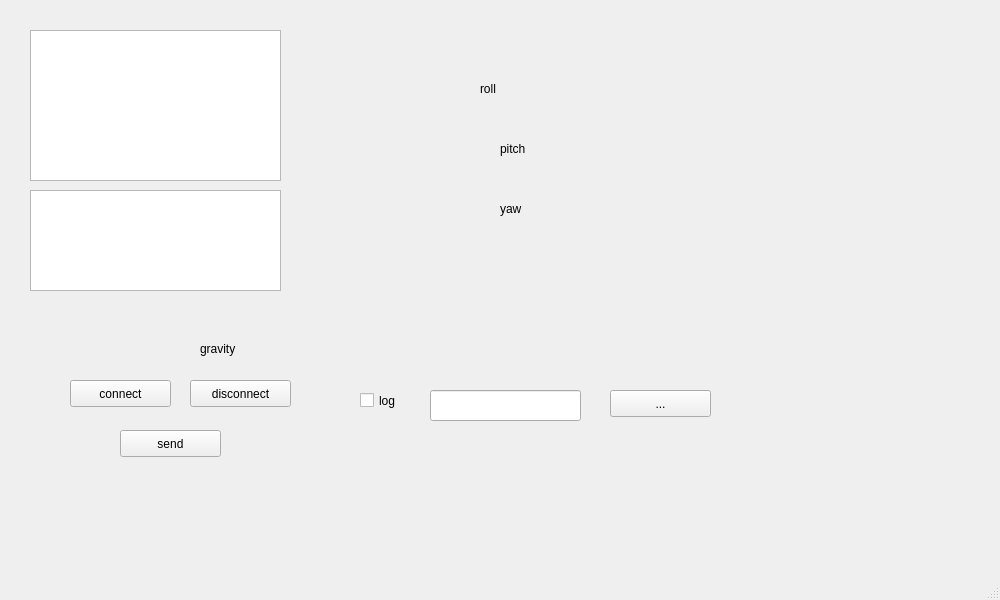
<?xml version="1.0" encoding="UTF-8"?>
<ui version="4.0">
 <class>MainWindow</class>
 <widget class="QMainWindow" name="MainWindow">
  <property name="geometry">
   <rect>
    <x>0</x>
    <y>0</y>
    <width>1000</width>
    <height>600</height>
   </rect>
  </property>
  <property name="sizePolicy">
   <sizepolicy hsizetype="Preferred" vsizetype="Preferred">
    <horstretch>0</horstretch>
    <verstretch>0</verstretch>
   </sizepolicy>
  </property>
  <property name="windowTitle">
   <string>MainWindow</string>
  </property>
  <widget class="QWidget" name="centralwidget">
   <widget class="QTextEdit" name="m_sendEdit">
    <property name="geometry">
     <rect>
      <x>30</x>
      <y>190</y>
      <width>251</width>
      <height>101</height>
     </rect>
    </property>
   </widget>
   <widget class="QLabel" name="Label_gravity">
    <property name="geometry">
     <rect>
      <x>70</x>
      <y>330</y>
      <width>101</width>
      <height>31</height>
     </rect>
    </property>
    <property name="text">
     <string/>
    </property>
   </widget>
   <widget class="QLabel" name="label">
    <property name="geometry">
     <rect>
      <x>200</x>
      <y>340</y>
      <width>69</width>
      <height>17</height>
     </rect>
    </property>
    <property name="text">
     <string>gravity</string>
    </property>
   </widget>
   <widget class="QLabel" name="Label_roll">
    <property name="geometry">
     <rect>
      <x>350</x>
      <y>70</y>
      <width>101</width>
      <height>31</height>
     </rect>
    </property>
    <property name="text">
     <string/>
    </property>
   </widget>
   <widget class="QLabel" name="label_2">
    <property name="geometry">
     <rect>
      <x>480</x>
      <y>80</y>
      <width>69</width>
      <height>17</height>
     </rect>
    </property>
    <property name="text">
     <string>roll</string>
    </property>
   </widget>
   <widget class="QLabel" name="Label_pitch">
    <property name="geometry">
     <rect>
      <x>350</x>
      <y>130</y>
      <width>101</width>
      <height>31</height>
     </rect>
    </property>
    <property name="text">
     <string/>
    </property>
   </widget>
   <widget class="QLabel" name="label_3">
    <property name="geometry">
     <rect>
      <x>500</x>
      <y>140</y>
      <width>69</width>
      <height>17</height>
     </rect>
    </property>
    <property name="text">
     <string>pitch</string>
    </property>
   </widget>
   <widget class="QLabel" name="Label_yaw">
    <property name="geometry">
     <rect>
      <x>350</x>
      <y>190</y>
      <width>101</width>
      <height>31</height>
     </rect>
    </property>
    <property name="text">
     <string/>
    </property>
   </widget>
   <widget class="QLabel" name="label_4">
    <property name="geometry">
     <rect>
      <x>500</x>
      <y>200</y>
      <width>69</width>
      <height>17</height>
     </rect>
    </property>
    <property name="text">
     <string>yaw</string>
    </property>
   </widget>
   <widget class="QPushButton" name="m_connectButton">
    <property name="geometry">
     <rect>
      <x>70</x>
      <y>380</y>
      <width>101</width>
      <height>27</height>
     </rect>
    </property>
    <property name="text">
     <string>connect</string>
    </property>
   </widget>
   <widget class="QPushButton" name="m_disconnectButton">
    <property name="geometry">
     <rect>
      <x>190</x>
      <y>380</y>
      <width>101</width>
      <height>27</height>
     </rect>
    </property>
    <property name="text">
     <string>disconnect</string>
    </property>
   </widget>
   <widget class="QPushButton" name="m_sendButton">
    <property name="geometry">
     <rect>
      <x>120</x>
      <y>430</y>
      <width>101</width>
      <height>27</height>
     </rect>
    </property>
    <property name="text">
     <string>send</string>
    </property>
   </widget>
   <widget class="QCheckBox" name="m_enableLoggingCb">
    <property name="geometry">
     <rect>
      <x>360</x>
      <y>390</y>
      <width>61</width>
      <height>21</height>
     </rect>
    </property>
    <property name="toolTip">
     <string extracomment="Enable logging the data to a file."/>
    </property>
    <property name="text">
     <string>log</string>
    </property>
   </widget>
   <widget class="QLineEdit" name="m_logFileLe">
    <property name="geometry">
     <rect>
      <x>430</x>
      <y>390</y>
      <width>151</width>
      <height>31</height>
     </rect>
    </property>
   </widget>
   <widget class="QPushButton" name="m_logFileFileDialog">
    <property name="geometry">
     <rect>
      <x>610</x>
      <y>390</y>
      <width>101</width>
      <height>27</height>
     </rect>
    </property>
    <property name="text">
     <string>...</string>
    </property>
   </widget>
   <widget class="QTextBrowser" name="m_receiveEdit">
    <property name="geometry">
     <rect>
      <x>30</x>
      <y>30</y>
      <width>251</width>
      <height>151</height>
     </rect>
    </property>
   </widget>
   <widget class="QLabel" name="m_label_debug">
    <property name="geometry">
     <rect>
      <x>650</x>
      <y>10</y>
      <width>69</width>
      <height>17</height>
     </rect>
    </property>
    <property name="text">
     <string/>
    </property>
   </widget>
  </widget>
  <widget class="QMenuBar" name="menubar">
   <property name="geometry">
    <rect>
     <x>0</x>
     <y>0</y>
     <width>1000</width>
     <height>26</height>
    </rect>
   </property>
  </widget>
  <widget class="QStatusBar" name="statusbar"/>
 </widget>
 <layoutdefault spacing="6" margin="11"/>
 <resources/>
 <connections/>
</ui>
